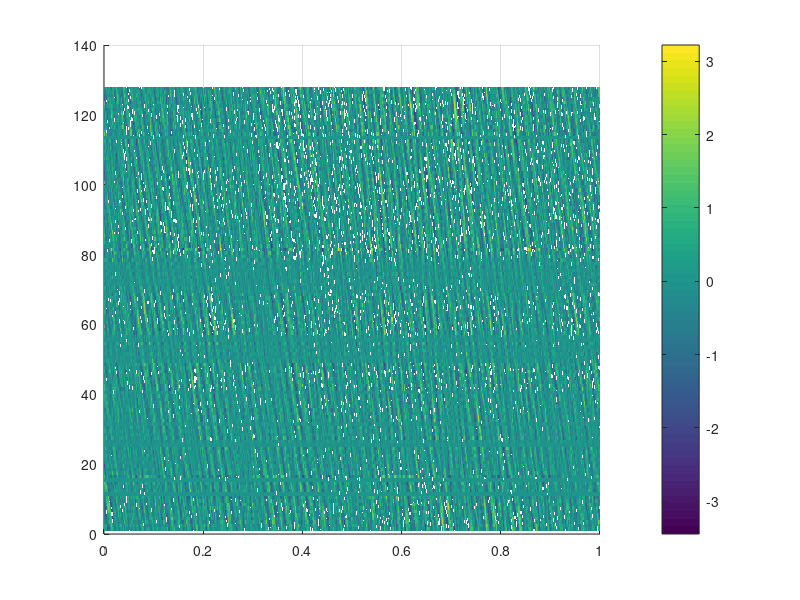
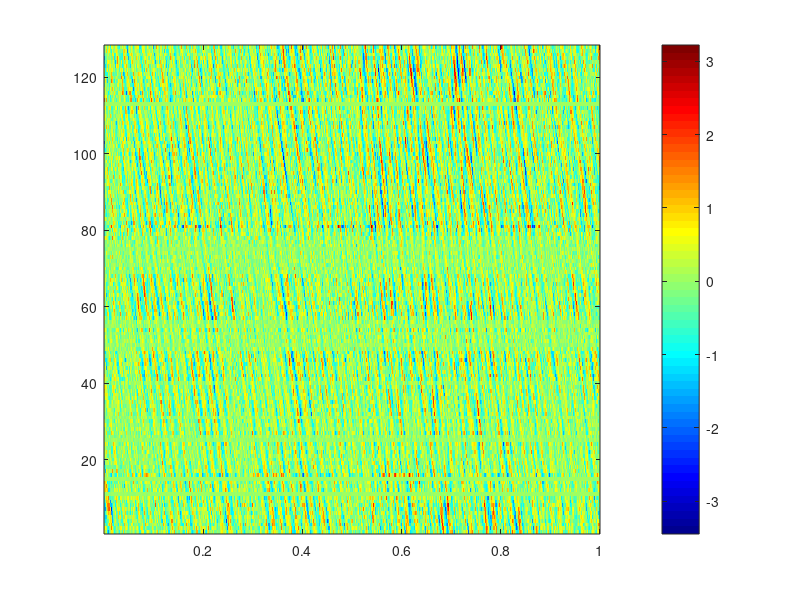

Write MATLAB code to recreate these figures, in order. (Note: this script raises an error after producing the figures.)
%% Assignment 4: Advanced Aircraft Noise
% By: Elisabeth and Joshua

clear;

load('hydrophonedata_AE4463P.mat')

%% Start Script 

c = 1500;
fs = 6000;
s_mic = 2;

% plot(y1(1,:))


figure();
%[X,Y] = meshgrid(1:0.5:10,1:20);
[X,Y] = meshgrid(1/6000:1/6000:1,1:128);
surf(X,Y,y1,'EdgeColor' ,'none')
view([0 90])
colorbar

figure();
imagesc(1/6000:1/6000:1,1:128,y1); 
colormap jet; 
axis xy;
colorbar

%% Part for Q1 and Q2

angle = 90:-1:0;
f = ((2/1500)*(sin(angle*pi/180)+1)).^(-1);

figure();
plot(form, angle)
